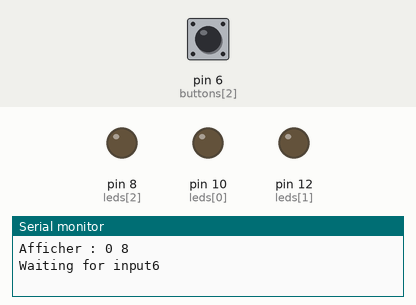
This sketch was run on a simulated Arduino Uno, built with avr-gcc and run on an emulated ATmega328P. Shown: output pins drawn as LEDs (lit = HIGH), the last lines printed to the serial monitor. Dashed ring = blinking. The inputs (shaded band) are chosen by the test bench; at power-on: pin 6 (buttons[2]) LOW. Random numbers use the default seed unless the sketch sets one.

Above: at 1.9 s.
2.0 s: pin 6 (buttons[2]) pulled HIGH for 0.15 s
At 2.35 s:
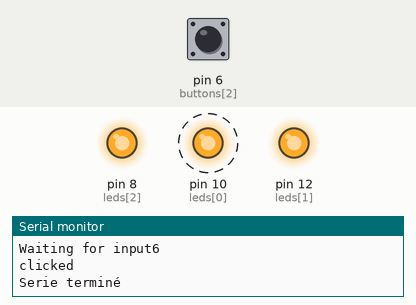
At 4.0 s:
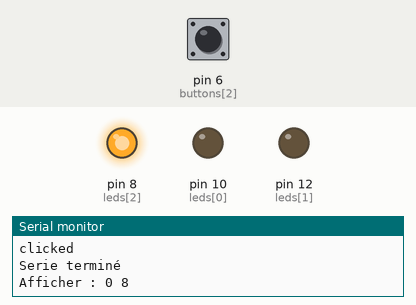
Timing chart, 0 to 7.3 s (numbered marks = the images above; inputs shaded):
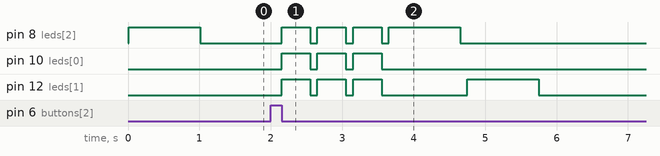

The sketch:

arduino-tp00-jeuSimon.ino
```cpp
int level = 1;

int buttons[] = {2, 4, 6};
int leds[] = {10, 12, 8};

int values[100] {0};


void setup() {
    Serial.begin(115200);
    randomSeed(analogRead(0));

    for(int button : buttons)
    {
        pinMode(button, INPUT);
    }

    for(int led : leds)
    {
        pinMode(led, OUTPUT);
    }

    for(int i = 0; i < 100; i++)
    {
        values[i] = random(3);
    }

}


void display()
{
    for(int i = 0; i < level; i++)
    {
        Serial.println("Afficher : " + String(i) + " " + String(leds[values[i]]));
        digitalWrite(leds[values[i]], HIGH);
        delay(1000);
        digitalWrite(leds[values[i]], LOW);
        delay(100);
    }
}

void complete()
{
    for(int i = 0; i < 3; i++)
    {
        for(int led : leds)
        {
            digitalWrite(led, HIGH);
        }
        delay(400);
        for(int led : leds)
        {
            digitalWrite(led, LOW);
        }
        delay(100);
    }
}

void loop() {
    display();
    for(int i = 0; i < level; i++)
    {
        Serial.println("Waiting for input" + String(buttons[values[i]]));
        while(digitalRead(buttons[values[i]]) == 0)
        {
            delay(10);
        }

        Serial.println("clicked");

        while(digitalRead(buttons[values[i]]) == 1)
        {
            delay(10);
        }

    }
    level = level + 1;
    Serial.println("Serie terminé");
    complete();
}
```

Measured:
- after the input at 2.0 s, pin 8 (leds[2]): goes 3 × (HIGH 0.40 s, LOW 0.10 s), HIGH 1.0 s, then LOW, starting after 0.15 s; pin 10 (leds[0]): alternates HIGH for 0.40 s and LOW for 0.10 s, 6 changes in all, then stays LOW, starting after 0.15 s
